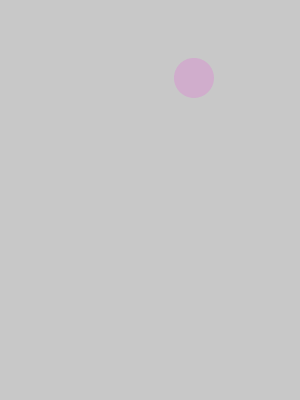
Frame 1 (no input)
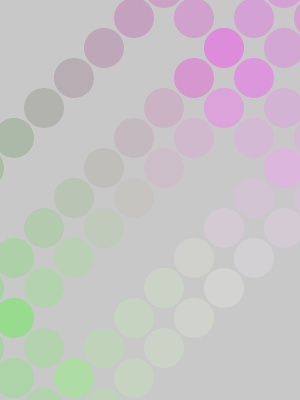
Frame 60 (the mouse pressed at the canvas centre just before this capture)
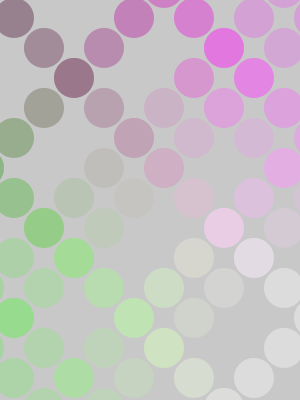
Frame 120 (the mouse held since frame 60 and released just before this capture)

The Processing sketch that drew these frames (run headless with seeded random() and noise(); from frame 60 on, the mouse is pressed at the canvas centre):

// Processing sketch: processing_14960
// ── processing_14960.pde

//Modified from sketch1 by Aramburu, licensed under Creative Commons Attribution-Share Alike 3.0 and GNU GPL license.
//Work: openprocessing.org/visuals/?visualID=12872
//License:
//http://creativecommons.org/licenses/by-sa/3.0/
//http://creativecommons.org/licenses/GPL/2.0

float x = random(300);
float y = random(300);
 
float r = random (255);
float g = random (255);
float b = random (255);
 
float xspeed = 30;
float yspeed = 30;
float speed = 5;
 
 
void setup(){
  size (300,400);
  background(200);
   
  smooth();
}
 
void draw(){
  
 noStroke();
 fill(r,g,b, 50);
 ellipse(x,y,40,40);
 


 

x = x + xspeed;
y = y + yspeed;
r = r + xspeed;
g = g + yspeed;
b = b + xspeed;

if (x >width || (x < 0)) {
  xspeed = xspeed *-1;
  speed = speed*-1;
  
   
}
if (y >height || (y < 0)){
  yspeed = yspeed*-1;
}
}                               
